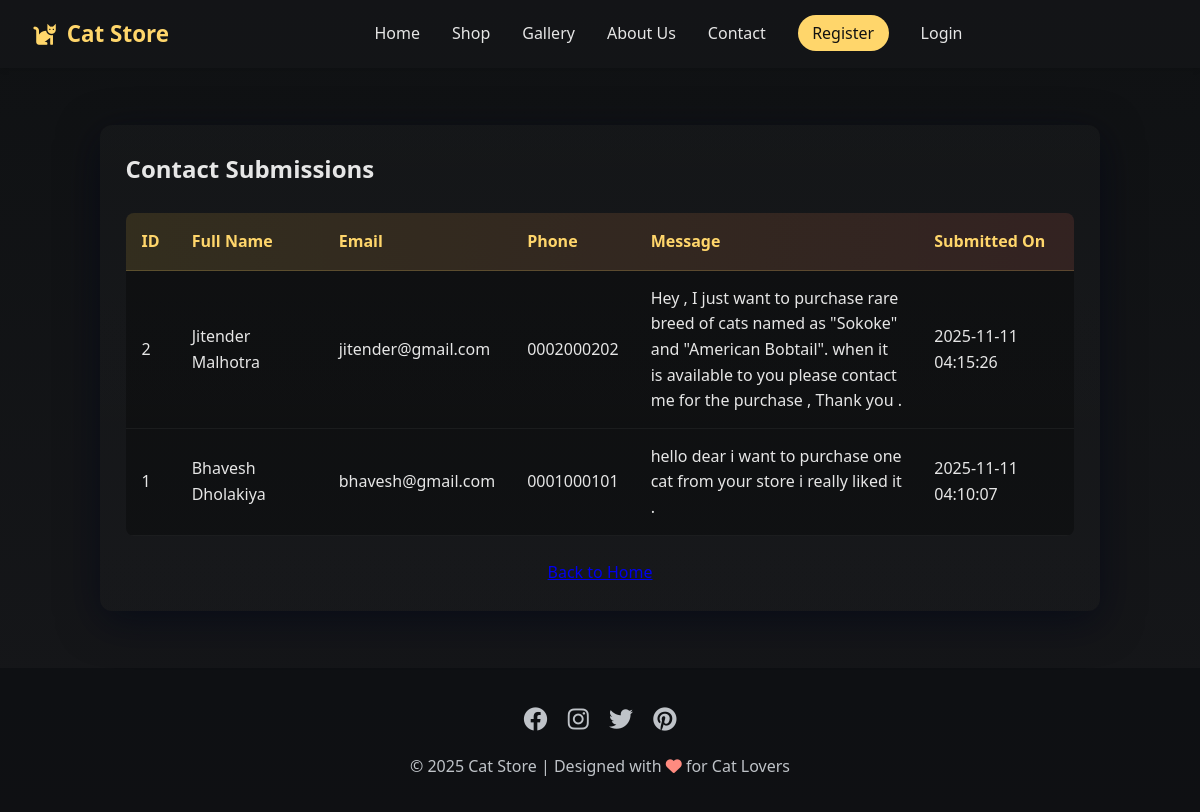
Screenshot of /contacts with the database file from the repository.
### tables this page shows
CREATE TABLE contacts (
            id INTEGER PRIMARY KEY AUTOINCREMENT,
            full_name TEXT NOT NULL,
            email TEXT NOT NULL,
            phone TEXT,
            message TEXT NOT NULL,
            created_at TIMESTAMP DEFAULT CURRENT_TIMESTAMP
        );

### app.py (the view)
@app.route('/contacts')
def contacts():
    all_contacts = get_all_contacts()
    return render_template('contacts.html', contacts=all_contacts)

### database.py (called while the page is built)
def get_all_contacts():
    conn = sqlite3.connect(DB_PATH)
    c = conn.cursor()
    c.execute('SELECT id, full_name, email, phone, message, created_at FROM contacts ORDER BY created_at DESC')
    rows = c.fetchall()
    conn.close()
    return rows

### templates/contacts.html (shortened to what this page needs)
{% extends "base.html" %}
{% block content %}
<section class="register-section">
    <div class="register-container" style="max-width: 1000px;">
        <h2>Contact Submissions</h2>
        {% if contacts %}
        <div class="users-table-wrapper">
            <table class="users-table">
                <thead>
                    <tr>
                        <th>ID</th>
                        <th>Full Name</th>
                        <th>Email</th>
                        <th>Phone</th>
                        <th>Message</th>
                        <th>Submitted On</th>
                    </tr>
                </thead>
                <tbody>
                    {% for c in contacts %}
                    <tr>
                        <td>{{ c[0] }}</td>
                        <td>{{ c[1] }}</td>
                        <td>{{ c[2] }}</td>
                        <td>{{ c[3] }}</td>
                        <td style="max-width: 400px; white-space: pre-wrap;">{{ c[4] }}</td>
                        <td>{{ c[5] }}</td>
                    </tr>
                    {% endfor %}
                </tbody>
            </table>
        </div>
        {% else %}
        <p style="text-align:center; color:var(--light-text)">No contact messages yet.</p>
        {% endif %}
        <p style="text-align:center; margin-top:1rem"><a href="{{ url_for('home') }}">Back to Home</a></p>
    </div>
</section>
{% endblock %}

### templates/base.html (shortened to what this page needs)
<!DOCTYPE html>
<html lang="en">
<head>
    <link rel="stylesheet" href="https://cdnjs.cloudflare.com/ajax/libs/font-awesome/6.0.0/css/all.min.css">
    <link rel="stylesheet" href="{{ url_for('static', filename='css/style.css') }}">
</head>
<body>
    <nav class="navbar">
        <div class="nav-brand">
            <i class="fas fa-cat"></i>
            <span>Cat Store</span>
        </div>
        <ul class="nav-links">
            <li><a href="{{ url_for('home') }}">Home</a></li>
            <li><a href="{{ url_for('shop') }}">Shop</a></li>
            <li><a href="{{ url_for('gallery') }}">Gallery</a></li>
            <li><a href="{{ url_for('about') }}">About Us</a></li>
            <li><a href="{{ url_for('contact') }}">Contact</a></li>
            <li><a href="{{ url_for('register') }}" class="register-btn">Register</a></li>
            <li><a href="{{ url_for('login') }}" class="login-link">Login</a></li>
        </ul>
    </nav>
    <main>
        {% block content %}{% endblock %}
    </main>
    <footer>
        <div class="social-icons">
            <a href="#"><i class="fab fa-facebook"></i></a>
            <a href="#"><i class="fab fa-instagram"></i></a>
            <a href="#"><i class="fab fa-twitter"></i></a>
            <a href="#"><i class="fab fa-pinterest"></i></a>
        </div>
        <p>© 2025 Cat Store | Designed with <i class="fas fa-heart"></i> for Cat Lovers</p>
    </footer>
</body>
</html>

### static/css/style.css (style rules this page uses)
:root { --primary-color: #ffd66b; --secondary-color: #ff8b80; --accent-color: #2a2e35; --bg-color: linear-gradient(180deg,#0f1113 0%, #16171a 100%); --text-color: #e6e6e6; --light-text: #bfc3c8; --card-bg: #131416; }
* { margin: 0; padding: 0; box-sizing: border-box; }
body { font-family: 'Segoe UI', Roboto, 'Helvetica Neue', Arial, sans-serif; line-height: 1.6; color: var(--text-color); background: var(--bg-color); }
.navbar { background: rgba(20,22,25,0.75); padding: 1rem 2rem; box-shadow: 0 2px 5px rgba(0,0,0,0.1); display: flex; justify-content: space-between; align-items: center; position: sticky; top: 0; z-index: 1000; }
.nav-brand { display: flex; align-items: center; gap: 0.6rem; font-size: 1.4rem; font-weight: 700; color: var(--primary-color); }
.nav-links { display: flex; gap: 2rem; list-style: none; }
.nav-links a { text-decoration: none; color: var(--text-color); font-weight: 500; transition: color 0.2s, transform 0.15s; }
.register-btn { background-color: var(--primary-color); padding: 0.45rem 0.9rem; border-radius: 22px; color: #111 !important; font-weight:600; }
.register-section { padding: 3rem 2rem; background: transparent; min-height: calc(100vh - 200px); display: flex; align-items: center; justify-content: center; }
.register-container { background: linear-gradient(180deg, rgba(255,255,255,0.02), rgba(255,255,255,0.01)); padding: 1.6rem; border-radius: 12px; box-shadow: 0 10px 40px rgba(2,6,23,0.6); max-width: 520px; width: 100%; }
.users-table-wrapper { overflow-x: auto; margin: 1.5rem 0; }
.users-table { width: 100%; border-collapse: collapse; background: rgba(0, 0, 0, 0.3); border-radius: 8px; overflow: hidden; }
.users-table thead { background: linear-gradient(90deg, rgba(255, 214, 107, 0.15), rgba(255, 140, 128, 0.15)); }
.users-table th { padding: 1rem; text-align: left; color: var(--primary-color); font-weight: 600; border-bottom: 1px solid rgba(255, 214, 107, 0.2); }
.users-table td { padding: 0.9rem 1rem; color: var(--text-color); border-bottom: 1px solid rgba(255, 255, 255, 0.05); }
footer { background: rgba(10,12,15,0.6); color: var(--light-text); padding: 2rem; text-align: center; }
.social-icons { margin-bottom: 1rem; }
.social-icons a { color: var(--light-text); margin: 0 0.5rem; font-size: 1.5rem; transition: transform 0.18s, color 0.18s; }
footer .fa-heart { color: var(--secondary-color); }

### rows the page displays
contacts: id "2", full_name "Jitender Malhotra", email "jitender@gmail.com", phone "0002000202", message "Hey , I just want to purchase rare breed of cats named as \"Sokoke\" and \"American Bobtail\". when it is available to you please contact me for the purchase , Thank you .", created_at "2025-11-11 04:15:26"
contacts: id "1", full_name "Bhavesh Dholakiya", email "bhavesh@gmail.com", phone "0001000101", message "hello dear i want to purchase one cat from your store i really liked it .", created_at "2025-11-11 04:10:07"
